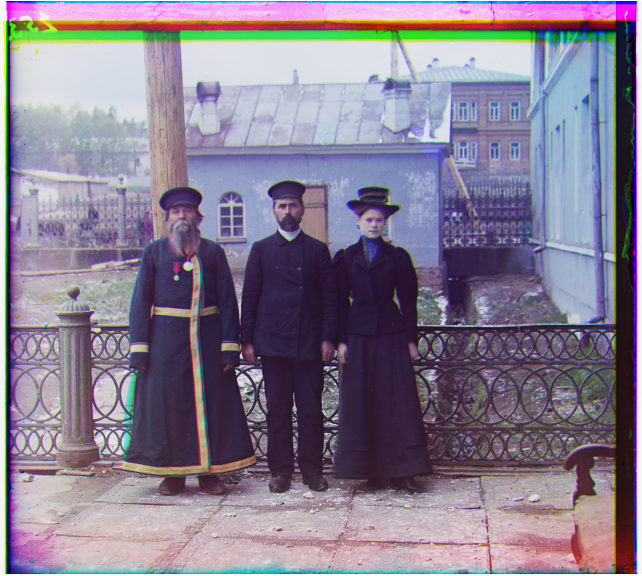
#> input picture Proj1/media/three_generations.jpg, 642 x 576 px, given in place of three_generations.tif, which was not available
$ python pyramid.py
#> lines starting #> are read from the running program, lines starting #| are printed output that depends on the picture; pictures that were not available may be replaced by others from this repository, and a replacement may not be noted
import numpy as np
import skimage as sk
import skimage.io as skio
import matplotlib.pyplot as plt
from skimage.transform import rescale

def downsample_image(image, factor=2):
    return rescale(image, 1.0/factor, anti_aliasing=True, preserve_range=True)

def align_simple(channel_to_align, reference_channel, search_range=15):
    best_score = -1
    best_displacement = (0, 0)

    margin_x = reference_channel.shape[0] // 10
    margin_y = reference_channel.shape[1] // 10

    for dx in range(-search_range, search_range + 1):
        for dy in range(-search_range, search_range + 1):
            shifted_channel = np.roll(channel_to_align, dx, axis=1)
            shifted_channel = np.roll(shifted_channel, dy, axis=0)

            ref_inner = reference_channel[margin_x:-margin_x, margin_y:-margin_y]
            shifted_inner = shifted_channel[margin_x:-margin_x, margin_y:-margin_y]

            ref_flat = ref_inner.flatten()
            shifted_flat = shifted_inner.flatten()

            ref_centered = ref_flat - np.mean(ref_flat)
            shifted_centered = shifted_flat - np.mean(shifted_flat)

            numerator = np.dot(ref_centered, shifted_centered)
            denominator = np.linalg.norm(ref_centered) * np.linalg.norm(shifted_centered)

            if denominator > 0:
                ncc_score = numerator / denominator
                if ncc_score > best_score:
                    best_score = ncc_score
                    best_displacement = (dx, dy)

    aligned_channel = np.roll(channel_to_align, best_displacement[0], axis=1)
    aligned_channel = np.roll(aligned_channel, best_displacement[1], axis=0)

    return best_displacement[0], best_displacement[1], aligned_channel

def pyramid_simple(channel_to_align, reference_channel, max_levels=7, base_search_range=20):

    ref_pyramid = [reference_channel]
    channel_pyramid = [channel_to_align]
    current_ref = reference_channel
    current_channel = channel_to_align

    for level in range(max_levels):
        if min(current_ref.shape) < 25:
            break

        current_ref = downsample_image(current_ref, 2)
        current_channel = downsample_image(current_channel, 2)
        ref_pyramid.append(current_ref)
        channel_pyramid.append(current_channel)

    total_dx, total_dy = 0, 0

    for level in range(len(ref_pyramid) - 1, -1, -1):
        current_search_range = base_search_range if level == len(ref_pyramid) - 1 else base_search_range // 2

        if level < len(ref_pyramid) - 1:
            total_dx *= 2
            total_dy *= 2

            current_channel_shifted = np.roll(channel_pyramid[level], total_dx, axis=1)
            current_channel_shifted = np.roll(current_channel_shifted, total_dy, axis=0)
        else:
            current_channel_shifted = channel_pyramid[level]

        dx, dy, _ = align_simple(
            current_channel_shifted,
            ref_pyramid[level],
            search_range=current_search_range
        )

        total_dx += dx
        total_dy += dy

    final_aligned = np.roll(channel_to_align, total_dx, axis=1)
    final_aligned = np.roll(final_aligned, total_dy, axis=0)

    return total_dx, total_dy, final_aligned

def colorize_image(image_path):

    im = skio.imread(image_path)
#> im is the input picture: shape (576, 642, 3); mean R, G, B 133.8, 125.5, 143.9
    im = sk.img_as_float(im)

    height = im.shape[0] // 3
#> height = 192
    b = im[:height]
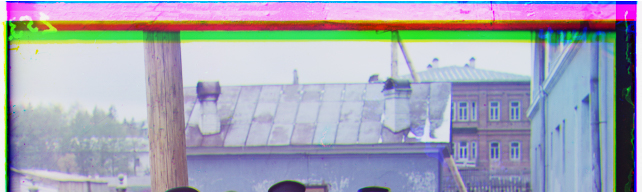
#> b: shape (192, 642, 3) float64; mean R, G, B 0.641, 0.648, 0.713
    g = im[height:2*height]
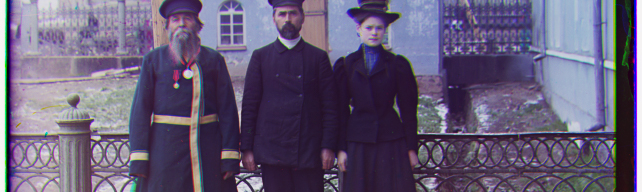
#> g: shape (192, 642, 3) float64; mean R, G, B 0.399, 0.361, 0.466
    r = im[2*height:3*height]
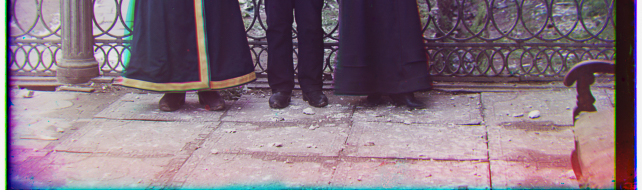
#> r: shape (192, 642, 3) float64; mean R, G, B 0.535, 0.467, 0.514

    g_dx, g_dy, aligned_g = pyramid_simple(g, b)
#> after the loop in pyramid_simple, `for level in range(max_levels):`: channel_pyramid = 1 item
#> the loop in pyramid_simple, `for level in range(len(ref_pyramid) - 1, -1, -1):` made 1 pass
#> (current_search_range, margin_x in align_simple, margin_y in align_simple, dx, dy, total_dx) on pass 1: (20, 19, 64, 20, 19, 20)
#> pass 1, in align_simple, `aligned_channel = np.roll(channel_to_align, best_displacement[0], axis..`:
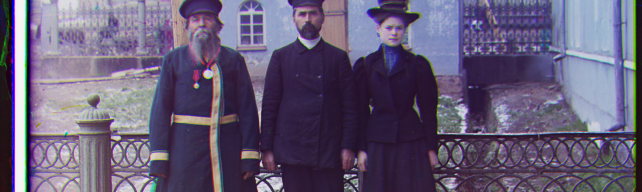
#> aligned_channel: shape (192, 642, 3) float64; mean R, G, B 0.399, 0.361, 0.466
#> pass 1, in align_simple, `aligned_channel = np.roll(aligned_channel, best_displacement[1], axis=0)`:
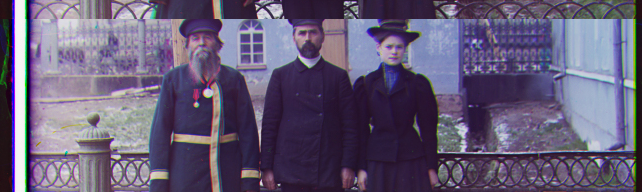
#> aligned_channel: shape (192, 642, 3) float64; mean R, G, B 0.399, 0.361, 0.466
#> after the loop in pyramid_simple, `for level in range(len(ref_pyramid) - 1, -1, -1):`: total_dx = 20; total_dy = 19
#> g_dx = 20; g_dy = 19
    r_dx, r_dy, aligned_r = pyramid_simple(r, b)
#> the loop in pyramid_simple (call 2), `for level in range(len(ref_pyramid) - 1, -1, -1):` made 1 pass
#> (current_search_range, margin_x in align_simple, margin_y in align_simple, dx, dy, total_dx) on pass 1: (20, 19, 64, 5, -20, 5)
#> pass 1, in align_simple (call 2), `aligned_channel = np.roll(channel_to_align, best_displacement[0], axis..`:
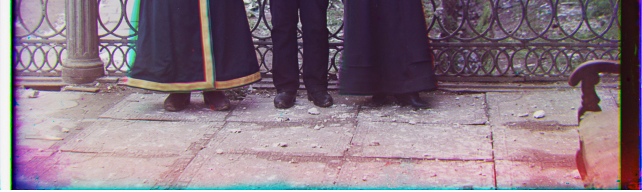
#> aligned_channel: shape (192, 642, 3) float64; mean R, G, B 0.535, 0.467, 0.514
#> pass 1, in align_simple (call 2), `aligned_channel = np.roll(aligned_channel, best_displacement[1], axis=0)`:
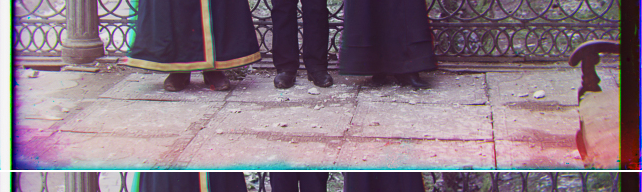
#> aligned_channel: shape (192, 642, 3) float64; mean R, G, B 0.535, 0.467, 0.514
#> r_dx = 5; r_dy = -20

    color_image = np.dstack([aligned_r, aligned_g, b])

    plt.figure(figsize=(12, 8))
#> (the run stopped early here; a loop or call above may not have finished)

$ run again, with Proj1/media/00170a.jpg copied over Proj1/media/three_generations.jpg
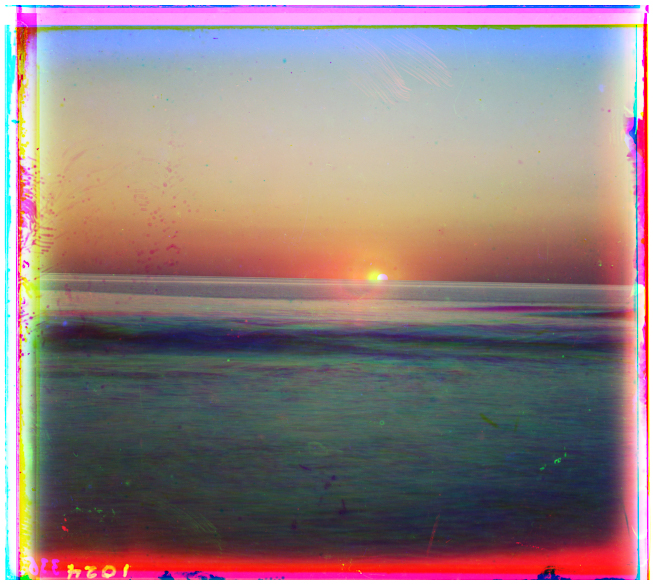
#> input picture Proj1/media/00170a.jpg, 653 x 584 px, given in place of three_generations.tif, which was not available
#> in colorize_image, im is the input picture: shape (584, 653, 3); mean R, G, B 144.6, 126.3, 127.4
#> in colorize_image, `r = im[2*height:3*height]`:
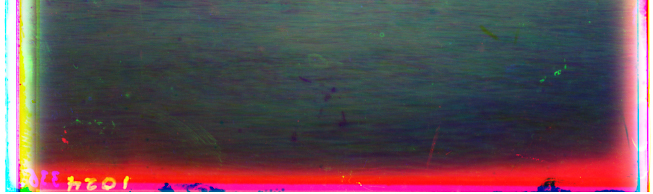
#> r: shape (194, 653, 3) float64; mean R, G, B 0.387, 0.302, 0.329
#> after the loop in pyramid_simple, `for level in range(max_levels):`: channel_pyramid = 1 item
#> the loop in pyramid_simple, `for level in range(len(ref_pyramid) - 1, -1, -1):` made 1 pass
#> (current_search_range, margin_x in align_simple, margin_y in align_simple, dx, dy, total_dx) on pass 1: (20, 19, 65, -9, 19, -9)
#> after the loop in pyramid_simple, `for level in range(len(ref_pyramid) - 1, -1, -1):`: total_dx = -9; total_dy = 19
#> g_dx = -9; g_dy = 19
#> the loop in pyramid_simple (call 2), `for level in range(len(ref_pyramid) - 1, -1, -1):` made 1 pass
#> (current_search_range, margin_x in align_simple, margin_y in align_simple, dx, dy, total_dx) on pass 1: (20, 19, 65, -8, -8, -8)
#> pass 1, in align_simple (call 2), `aligned_channel = np.roll(aligned_channel, best_displacement[1], axis=0)`:
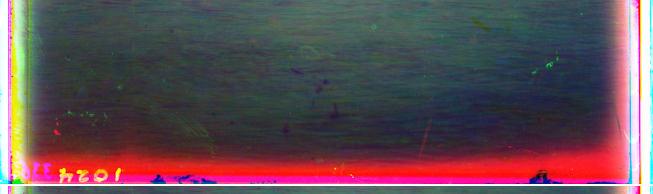
#> aligned_channel: shape (194, 653, 3) float64; mean R, G, B 0.387, 0.302, 0.329
#> r_dx = -8

$ run again, with Proj1/media/cathedral.jpg copied over Proj1/media/three_generations.jpg
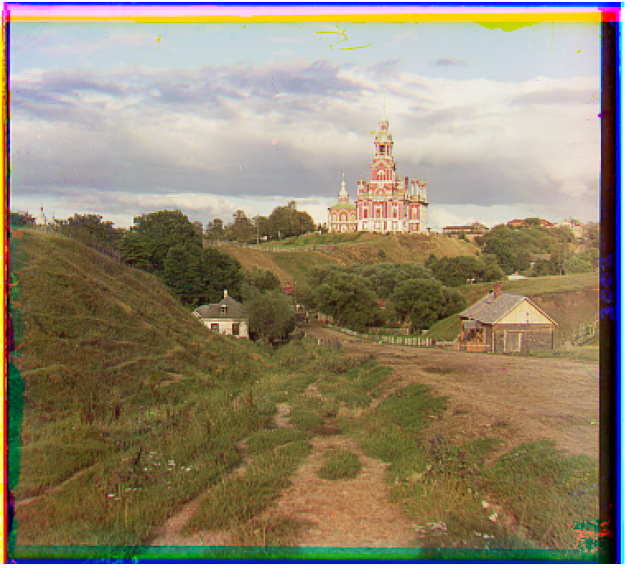
#> input picture Proj1/media/cathedral.jpg, 625 x 568 px, given in place of three_generations.tif, which was not available
#> in colorize_image, im is the input picture: shape (568, 625, 3); mean R, G, B 146.9, 135.3, 111.8
#> after the loop in pyramid_simple, `for level in range(max_levels):`: channel_pyramid = 1 item
#> the loop in pyramid_simple, `for level in range(len(ref_pyramid) - 1, -1, -1):` made 1 pass
#> (current_search_range, margin_x in align_simple, margin_y in align_simple, dx, dy, total_dx) on pass 1: (20, 18, 62, -20, -18, -20)
#> after the loop in pyramid_simple, `for level in range(len(ref_pyramid) - 1, -1, -1):`: total_dx = -20; total_dy = -18
#> g_dx = -20; g_dy = -18
#> the loop in pyramid_simple (call 2), `for level in range(len(ref_pyramid) - 1, -1, -1):` made 1 pass
#> (current_search_range, margin_x in align_simple, margin_y in align_simple, dx, dy, total_dx) on pass 1: (20, 18, 62, 20, -12, 20)
#> pass 1, in align_simple (call 2), `aligned_channel = np.roll(aligned_channel, best_displacement[1], axis=0)`:
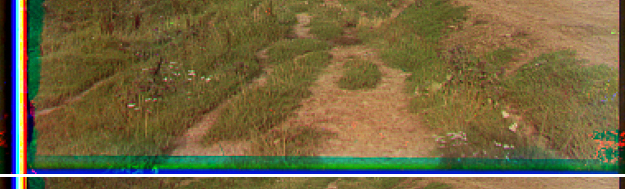
#> aligned_channel: shape (189, 625, 3) float64; mean R, G, B 0.447, 0.397, 0.251
#> r_dx = 20; r_dy = -12
